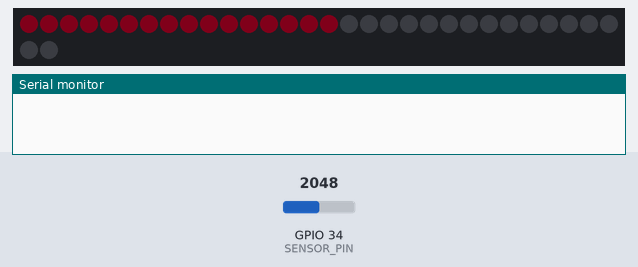
The sketch below on a simulated ESP32. On the bench: 32 RGB LEDs in strip order, left to right, continuing on the next row, the last lines printed to the serial monitor. The test bench sets the inputs (shaded band); at power-on: GPIO 34 (SENSOR_PIN) = 2048 (analog values on the 0–4095 scale). Dim RGB values are drawn brighter than linear; WiFi joins after 1.5 s; servers stay silent unless stated; not simulated (calls return 0 or success): wifi_secrets.h.

Above: at 1.2 s.
1.3 s: GPIO 34 (SENSOR_PIN) set to 141
At 2.1 s:
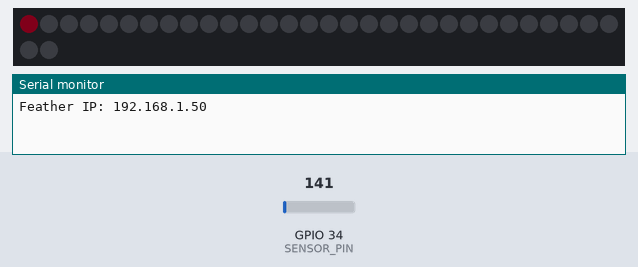
2.8 s: GPIO 34 (SENSOR_PIN) set to 117
4.3 s: GPIO 34 (SENSOR_PIN) set to 4095
At 4.7 s:
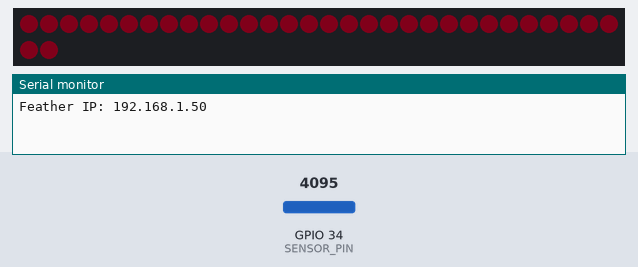
5.8 s: GPIO 34 (SENSOR_PIN) set to 4036
7.3 s: GPIO 34 (SENSOR_PIN) set to 10
At 8.2 s:
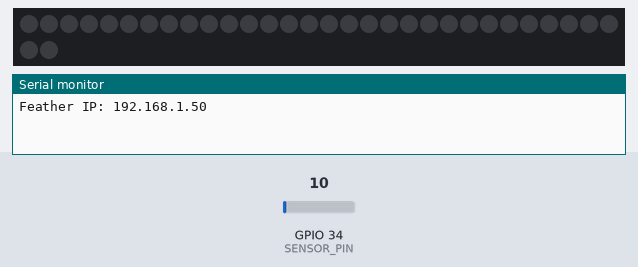
Timing chart, 0 to 9.8 s (numbered marks = the images above; inputs shaded):
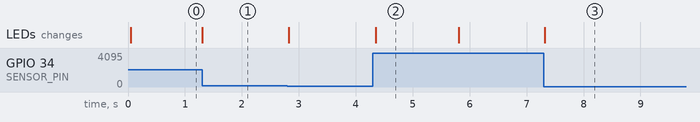

The sketch:

feather_gsr_wifi.ino
```cpp
// Original Adafruit HUZZAH32 (ESP32): local Wi-Fi GSR stream + NeoPixel bar.
// Copy wifi_secrets.example.h to wifi_secrets.h and add your own Wi-Fi details.
// This sketch reads a suitable sensor output; it is NOT a body-contact circuit.
#include <WiFi.h>
#include <Adafruit_NeoPixel.h>
#include "wifi_secrets.h"

constexpr int SENSOR_PIN = 34; // GPIO34 (A2 on original HUZZAH32), ADC1
constexpr int PIXEL_PIN = 32;  // NeoPixel FeatherWing default jumper on original HUZZAH32
constexpr int TCP_PORT = 8765;
Adafruit_NeoPixel pixels(32, PIXEL_PIN, NEO_GRB + NEO_KHZ800);
WiFiServer server(TCP_PORT);
WiFiClient client;
unsigned long lastSample = 0, lastConnect = 0;
bool serverStarted = false;

void setup() {
  Serial.begin(115200);
  analogReadResolution(10);
  pixels.begin(); pixels.setBrightness(16); pixels.clear(); pixels.show();
  WiFi.mode(WIFI_STA);
  WiFi.begin(WIFI_SSID, WIFI_PASSWORD);
}

void loop() {
  unsigned long now = millis();
  if (WiFi.status() != WL_CONNECTED) {
    if (serverStarted) { client.stop(); server.stop(); serverStarted = false; }
    if (now - lastConnect >= 10000) {
      lastConnect = now; WiFi.disconnect(); WiFi.begin(WIFI_SSID, WIFI_PASSWORD);
      Serial.println("Connecting to Wi-Fi...");
    }
  } else {
    if (!serverStarted) {
      server.begin(); serverStarted = true;
      Serial.print("Feather IP: "); Serial.println(WiFi.localIP());
    }
    if (!client || !client.connected()) {
      client.stop(); client = server.available();
    }
  }
  if (now - lastSample >= 50) {
    lastSample = now;
    int value = analogRead(SENSOR_PIN);
    // Light count shows raw ADC voltage, not emotion or GSR quality.
    int count = map(value, 0, 1023, 0, 32);
    pixels.clear();
    for (int i = 0; i < count; ++i) pixels.setPixelColor(i, pixels.Color(80, 8, 28));
    pixels.show();
    if (client && client.connected()) {
      client.print("GSR:"); client.println(value);
    }
  }
  delay(1);
}
```

Measured:
- after the input at 1.3 s, the LEDs: change at once (image 1)
- after the input at 4.3 s, the LEDs: change after 0.05 s (image 2)
- after the input at 7.3 s, the LEDs: change at once (image 3)
